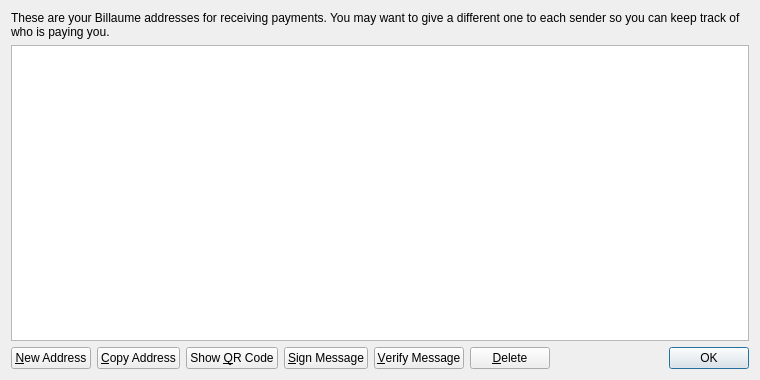
<?xml version="1.0" encoding="UTF-8"?>
<ui version="4.0">
 <class>AddressBookPage</class>
 <widget class="QWidget" name="AddressBookPage">
  <property name="geometry">
   <rect>
    <x>0</x>
    <y>0</y>
    <width>760</width>
    <height>380</height>
   </rect>
  </property>
  <property name="windowTitle">
   <string>Address Book</string>
  </property>
  <layout class="QVBoxLayout" name="verticalLayout">
   <item>
    <widget class="QLabel" name="labelExplanation">
     <property name="text">
      <string>These are your Billaume addresses for receiving payments. You may want to give a different one to each sender so you can keep track of who is paying you.</string>
     </property>
     <property name="textFormat">
      <enum>Qt::PlainText</enum>
     </property>
     <property name="wordWrap">
      <bool>true</bool>
     </property>
    </widget>
   </item>
   <item>
    <widget class="QTableView" name="tableView">
     <property name="contextMenuPolicy">
      <enum>Qt::CustomContextMenu</enum>
     </property>
     <property name="toolTip">
      <string>Double-click to edit address or label</string>
     </property>
     <property name="tabKeyNavigation">
      <bool>false</bool>
     </property>
     <property name="alternatingRowColors">
      <bool>true</bool>
     </property>
     <property name="selectionMode">
      <enum>QAbstractItemView::SingleSelection</enum>
     </property>
     <property name="selectionBehavior">
      <enum>QAbstractItemView::SelectRows</enum>
     </property>
     <property name="sortingEnabled">
      <bool>true</bool>
     </property>
     <attribute name="verticalHeaderVisible">
      <bool>false</bool>
     </attribute>
    </widget>
   </item>
   <item>
    <layout class="QHBoxLayout" name="horizontalLayout">
     <item>
      <widget class="QPushButton" name="newAddressButton">
       <property name="toolTip">
        <string>Create a new address</string>
       </property>
       <property name="text">
        <string>&amp;New Address</string>
       </property>
       <property name="icon">
        <iconset resource="../bitcoin.qrc">
         <normaloff>:/icons/add</normaloff>:/icons/add</iconset>
       </property>
      </widget>
     </item>
     <item>
      <widget class="QPushButton" name="copyToClipboard">
       <property name="toolTip">
        <string>Copy the currently selected address to the system clipboard</string>
       </property>
       <property name="text">
        <string>&amp;Copy Address</string>
       </property>
       <property name="icon">
        <iconset resource="../bitcoin.qrc">
         <normaloff>:/icons/editcopy</normaloff>:/icons/editcopy</iconset>
       </property>
      </widget>
     </item>
     <item>
      <widget class="QPushButton" name="showQRCode">
       <property name="text">
        <string>Show &amp;QR Code</string>
       </property>
       <property name="icon">
        <iconset resource="../bitcoin.qrc">
         <normaloff>:/icons/qrcode</normaloff>:/icons/qrcode</iconset>
       </property>
      </widget>
     </item>
     <item>
      <widget class="QPushButton" name="signMessage">
       <property name="toolTip">
        <string>Sign a message to prove you own a Bitcoin address</string>
       </property>
       <property name="text">
        <string>&amp;Sign Message</string>
       </property>
       <property name="icon">
        <iconset resource="../bitcoin.qrc">
         <normaloff>:/icons/edit</normaloff>:/icons/edit</iconset>
       </property>
      </widget>
     </item>
     <item>
      <widget class="QPushButton" name="verifyMessage">
       <property name="toolTip">
        <string>Verify a message to ensure it was signed with a specified Bitcoin address</string>
       </property>
       <property name="text">
        <string>&amp;Verify Message</string>
       </property>
       <property name="icon">
        <iconset resource="../bitcoin.qrc">
         <normaloff>:/icons/transaction_0</normaloff>:/icons/transaction_0</iconset>
       </property>
      </widget>
     </item>
     <item>
      <widget class="QPushButton" name="deleteButton">
       <property name="toolTip">
        <string>Delete the currently selected address from the list. Only sending addresses can be deleted.</string>
       </property>
       <property name="text">
        <string>&amp;Delete</string>
       </property>
       <property name="icon">
        <iconset resource="../bitcoin.qrc">
         <normaloff>:/icons/remove</normaloff>:/icons/remove</iconset>
       </property>
      </widget>
     </item>
     <item>
      <spacer name="horizontalSpacer">
       <property name="orientation">
        <enum>Qt::Horizontal</enum>
       </property>
       <property name="sizeHint" stdset="0">
        <size>
         <width>40</width>
         <height>20</height>
        </size>
       </property>
      </spacer>
     </item>
     <item>
      <widget class="QDialogButtonBox" name="buttonBox">
       <property name="sizePolicy">
        <sizepolicy hsizetype="Maximum" vsizetype="Fixed">
         <horstretch>0</horstretch>
         <verstretch>0</verstretch>
        </sizepolicy>
       </property>
       <property name="standardButtons">
        <set>QDialogButtonBox::Ok</set>
       </property>
      </widget>
     </item>
    </layout>
   </item>
  </layout>
 </widget>
 <resources>
  <include location="../bitcoin.qrc"/>
 </resources>
 <connections/>
</ui>
